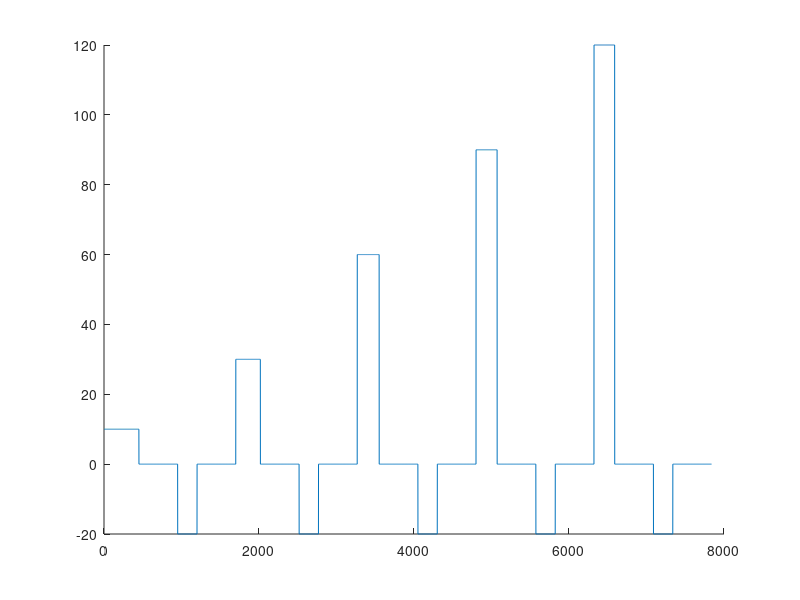

Source code (MATLAB): (Note: this script raises an error after producing the figure.)
%% generate open loop commands from goal 1st time 
% in mm and ms

close all;
dt = 1; % ms
time_int = 50; % ms (command every 0.5s) need to be inputted to teensy sketch

% riseSpeeds = [5 6 7 8 9]; for slow
riseSpeeds = [10 30 60 90 120]; % for 0002 

Av = [];
% continuous velocity of the motors
for speed = riseSpeeds
    Av = [Av speed*ones(1,round(2000/speed + 250)) zeros(1, 500) -20*ones(1,250) zeros(1, 500)];
end

Av_disc = [];

% discretise motor command
for i = 1:time_int:numel(Av)
    Av_disc = [Av_disc Av(i)];
end

figure(1); hold on;
plot(Av);

output = "M ";
for i = 1:length(Av_disc)
    output = append(output, sprintf('%.0f ' , Av_disc(i)));
end
disp(output);

%% processing recorded data and plotting position date
% open the mocap matlab file first

% close all;
encoder_scale = 30*pi/256; % counts to mm conversion
mocapFile = en_acc_fast0001; % change name of mocap mat file each time
% mocap data is already in mm

teensyTable = readtable('CoolTerm fast.txt'); % insert name of teensy serial file
mocap_all_data = mocapFile.Trajectories.Labeled.Data; % insert name of mocap file % add (1,:,:) at the end to select which label
mocap_all_data = mocap_all_data(:,:,1:end-200); % cut off the end

mocapX = squeeze(mocap_all_data(1,1,:));
mocapY = squeeze(mocap_all_data(1,2,:));
mocap1D = sqrt(mocapX.^2 + mocapY.^2);
mocap1D = mocap1D - mocap1D(1); % so it starts at 0
mocapZ = squeeze(mocap_all_data(1,3,:)); % the height (z location)
mocapZ = mocapZ - mocapZ(1); % calibrate start height, add an offset the first time to increase tension (- 220)

teensyArray = table2array(teensyTable);
motor_command = (teensyArray(:, 1));
encoder = encoder_scale*(teensyArray(:, 2));
encoder = -encoder + encoder(1);
teensyFrameRate = (teensyArray(:, 3));

% the number of ms between every data point
mocapSamplingInterval = 1000*1/mocapFile.FrameRate;
teensySamplingInterval = 1.22
% = 1.23 % ITS HIGHER THAN REPORTED BY TEENSY
% 1000/mean(teensyFrameRate);

% resample at every ms
motor_command = interp1(1:teensySamplingInterval:teensySamplingInterval*numel(motor_command), motor_command, 1:teensySamplingInterval*numel(motor_command)); 
encoder = interp1(1:teensySamplingInterval:teensySamplingInterval*numel(encoder), encoder, 1:teensySamplingInterval*numel(encoder)); 
mocap1D = interp1(1:mocapSamplingInterval:mocapSamplingInterval*numel(mocap1D), mocap1D, 1:mocapSamplingInterval*numel(mocap1D)); 
mocapZ = interp1(1:mocapSamplingInterval:mocapSamplingInterval*numel(mocapZ), mocapZ, 1:mocapSamplingInterval*numel(mocapZ));

% remove any NaN values that are created at the end of the interpolation
% mocap1D = mocap1D(~isnan(mocap1D));
% mocapZ = mocapZ(~isnan(mocapZ));
% mocap1D = mocap1D(1,1:numel(encoder));
% mocapZ = mocapZ(1,1:numel(encoder));
% encoder_smooth = smoothdata(encoder,"movmedian",1000);
encoder = encoder(1:numel(mocapZ));
motor_command = motor_command(1:numel(mocapZ));

set(groot,'defaultLineLineWidth', 1.3)
figure('Renderer', 'painters', 'Position', [10 10 900 500]); hold on;
title("Encoder Accuracy - Position", FontSize=13);
colororder({'black','black'})
yyaxis right
plot(motor_command, 'color', 'black')
ylabel("motor command (pwm)")
yyaxis left
plot(encoder, 'color', [114 147 203]./215)
plot(mocapZ, '-', 'color', [144 103 167]./255);
ylabel("distance (mm)", FontSize=12)
xlabel("t (ms)", FontSize=12);
legend( "encoder count","mocap location", "motor command")
set(gca,'fontsize', 14)

% % for plotting the microcontrollers sampling rate:
% figure('Renderer', 'painters', 'Position', [10 10 900 300]); hold on;
% plot(1:teensySamplingInterval:teensySamplingInterval*numel(teensyFrameRate), teensyFrameRate); % move this to a plot below
% xlabel("t (ms)", FontSize=12);
% ylim([0 500])
% ylabel({'Microcontroller';'Frame Rate (Hz)'});
% set(gca,'fontsize', 14)

%% velocity

% data is now all in mm (scale matching with goal) and matched up at start time

% differentiate the position arrays for velocities (m/s as its mm/ms)
% mocap1D_vel = diff(mocap1D);
% encoder_vel = diff(encoder);
mocapZ_vel = diff_w(mocapZ, 50);
encoder_vel = diff_w(encoder, 50);
encoder_vel = encoder_vel(1:numel(mocapZ_vel));
idx = isnan(mocapZ_vel);
Fit = polyfit(mocapZ_vel(~idx), encoder_vel(~idx),1); 

% % the errors from mocap 1D, mocap Z and each encoder
% error1D = posGoal - mocap1D(1:numel(posGoal));
% errorZ = - mocapZ(1,1:numel(posGoal)); % if its falling, increase both motors commands
% errorEnA = mocapZ(1:numel(posGoal)).*(posGoal - Encoder(1:numel(posGoal)));
% errorEnB = -mocapZ(1:numel(posGoal)).*(posGoal + Encoder2(1:numel(posGoal)));
% % errorEnA = diff(errorEnA);
% % errorEnB = diff(errorEnB);
close all;
figure('Renderer', 'painters', 'Position', [10 10 900 600]); hold on; grid on;
W = 15;
plot(filter(ones(1,W)/W,1,encoder_vel), 'color', [114 147 203]./215)
plot(mocapZ_vel, 'color', [144 103 167]./255)
legend("Encoder velocity", "mocap velocity");
title("Encoder Accuracy - Velocity", FontSize=13);
xlabel("t (ms)", FontSize=12);
ylabel("velocity (m/s)", FontSize=12)
set(gca,'fontsize', 14)

figure('Renderer', 'painters', 'Position', [10 10 900 600]); hold on; grid on;
title("Encoder velocity vs Mocap velocity")
ylabel("encoder velocity (m/s)")
xlabel("mocap velocity (m/s)")
plot(mocapZ_vel, encoder_vel, '.')
plot(min(mocapZ_vel):0.01:max(mocapZ_vel), (min(mocapZ_vel):0.01:max(mocapZ_vel)).*Fit(1)+Fit(2))
legend('',sprintf("Trend line: Y = %.2f X + %.2f", Fit(1), Fit(2)))
set(gca,'fontsize', 14)
